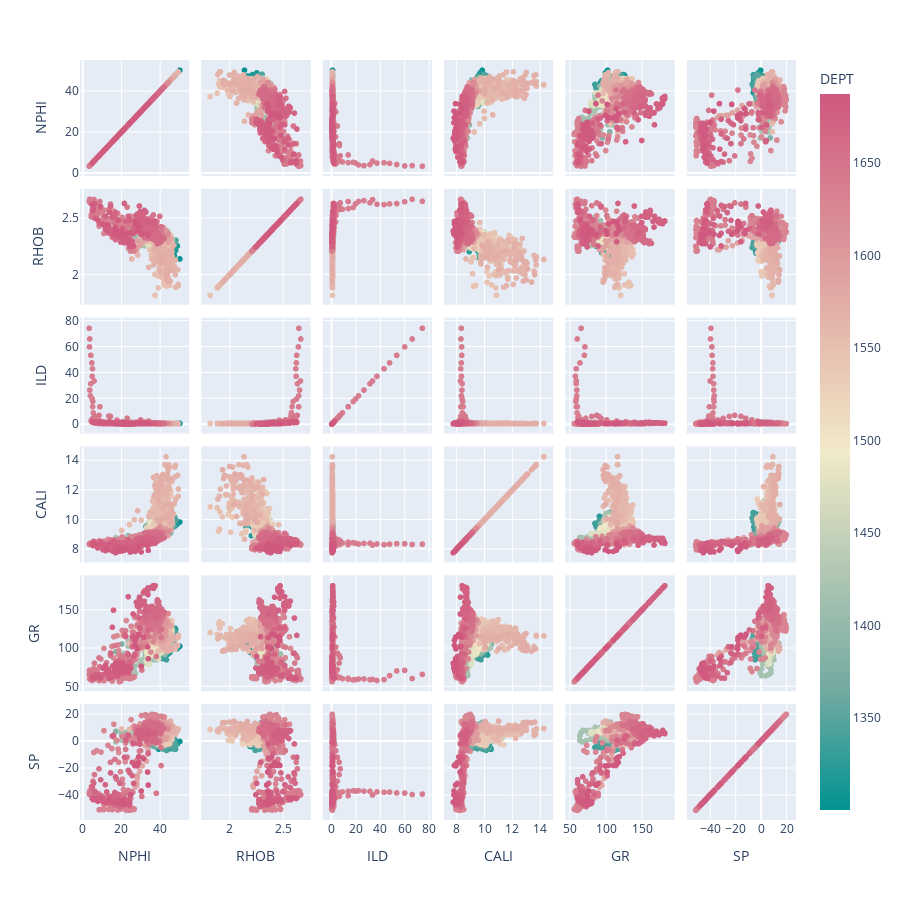

The code cell stored with this chart in its notebook:
### Code cell
#Scatterplot matrix
fig = px.scatter_matrix(trainingWell, dimensions=
['NPHI', 'RHOB', 'ILD', 'CALI', 'GR', 'SP','GR'],
labels={col:col.replace('_', ' ') for col in trainingWell.columns},           height=900, color="DEPT", color_continuous_scale=px.colors.diverging.Tealrose)
fig.show()

### Figure 1 — Plotly figure (JSON) as saved in the notebook; plotly's stock layout.template omitted (floating-point values rounded to 4 significant figures; data arrays with more than 128 entries replaced by an {"elided": "..."} marker saying what was removed)
{"data": [{"dimensions": [{"axis": {"matches": true}, "label": "NPHI", "values": {"elided": "2542 float values"}}, {"axis": {"matches": true}, "label": "RHOB", "values": {"elided": "2542 float values"}}, {"axis": {"matches": true}, "label": "ILD", "values": {"elided": "2542 float values"}}, {"axis": {"matches": true}, "label": "CALI", "values": {"elided": "2542 float values"}}, {"axis": {"matches": true}, "label": "GR", "values": {"elided": "2542 float values"}}, {"axis": {"matches": true}, "label": "SP", "values": {"elided": "2542 float values"}}], "hovertemplate": "%{xaxis.title.text}=%{x}<br>%{yaxis.title.text}=%{y}<br>DEPT=%{marker.color}<extra></extra>", "legendgroup": "", "marker": {"color": {"elided": "2542 float values"}, "coloraxis": "coloraxis", "symbol": "circle"}, "name": "", "showlegend": false, "type": "splom"}], "layout": {"coloraxis": {"colorbar": {"title": {"text": "DEPT"}}, "colorscale": [[0, "rgb(0, 147, 146)"], [0.1667, "rgb(114, 170, 161)"], [0.3333, "rgb(177, 199, 179)"], [0.5, "rgb(241, 234, 200)"], [0.6667, "rgb(229, 185, 173)"], [0.8333, "rgb(217, 137, 148)"], [1, "rgb(208, 88, 126)"]]}, "dragmode": "select", "height": 900, "legend": {"tracegroupgap": 0}, "margin": {"t": 60}}}
